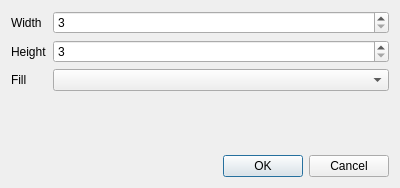
<?xml version="1.0" encoding="UTF-8"?>
<ui version="4.0">
 <class>Dialog</class>
 <widget class="QDialog" name="Dialog">
  <property name="geometry">
   <rect>
    <x>0</x>
    <y>0</y>
    <width>400</width>
    <height>188</height>
   </rect>
  </property>
  <property name="windowTitle">
   <string>New maze</string>
  </property>
  <property name="windowIcon">
   <iconset>
    <normaloff>../pics/castle.svg</normaloff>../pics/castle.svg</iconset>
  </property>
  <layout class="QVBoxLayout" name="verticalLayout">
   <item>
    <layout class="QFormLayout" name="formLayout">
     <item row="0" column="0">
      <widget class="QLabel" name="label">
       <property name="text">
        <string>Width</string>
       </property>
       <property name="buddy">
        <cstring>widthBox</cstring>
       </property>
      </widget>
     </item>
     <item row="1" column="0">
      <widget class="QLabel" name="label_2">
       <property name="text">
        <string>Height</string>
       </property>
       <property name="buddy">
        <cstring>heightBox</cstring>
       </property>
      </widget>
     </item>
     <item row="0" column="1">
      <widget class="QSpinBox" name="widthBox">
       <property name="minimum">
        <number>3</number>
       </property>
       <property name="maximum">
        <number>1000</number>
       </property>
      </widget>
     </item>
     <item row="1" column="1">
      <widget class="QSpinBox" name="heightBox">
       <property name="minimum">
        <number>3</number>
       </property>
       <property name="maximum">
        <number>1000</number>
       </property>
      </widget>
     </item>
     <item row="2" column="0">
      <widget class="QLabel" name="label_3">
       <property name="text">
        <string>Fill</string>
       </property>
       <property name="buddy">
        <cstring>selectFill</cstring>
       </property>
      </widget>
     </item>
     <item row="2" column="1">
      <widget class="QComboBox" name="selectFill"/>
     </item>
    </layout>
   </item>
   <item>
    <widget class="QDialogButtonBox" name="buttonBox">
     <property name="orientation">
      <enum>Qt::Horizontal</enum>
     </property>
     <property name="standardButtons">
      <set>QDialogButtonBox::Cancel|QDialogButtonBox::Ok</set>
     </property>
    </widget>
   </item>
  </layout>
 </widget>
 <tabstops>
  <tabstop>widthBox</tabstop>
  <tabstop>heightBox</tabstop>
 </tabstops>
 <resources/>
 <connections>
  <connection>
   <sender>buttonBox</sender>
   <signal>accepted()</signal>
   <receiver>Dialog</receiver>
   <slot>accept()</slot>
   <hints>
    <hint type="sourcelabel">
     <x>248</x>
     <y>254</y>
    </hint>
    <hint type="destinationlabel">
     <x>157</x>
     <y>274</y>
    </hint>
   </hints>
  </connection>
  <connection>
   <sender>buttonBox</sender>
   <signal>rejected()</signal>
   <receiver>Dialog</receiver>
   <slot>reject()</slot>
   <hints>
    <hint type="sourcelabel">
     <x>316</x>
     <y>260</y>
    </hint>
    <hint type="destinationlabel">
     <x>286</x>
     <y>274</y>
    </hint>
   </hints>
  </connection>
 </connections>
</ui>
